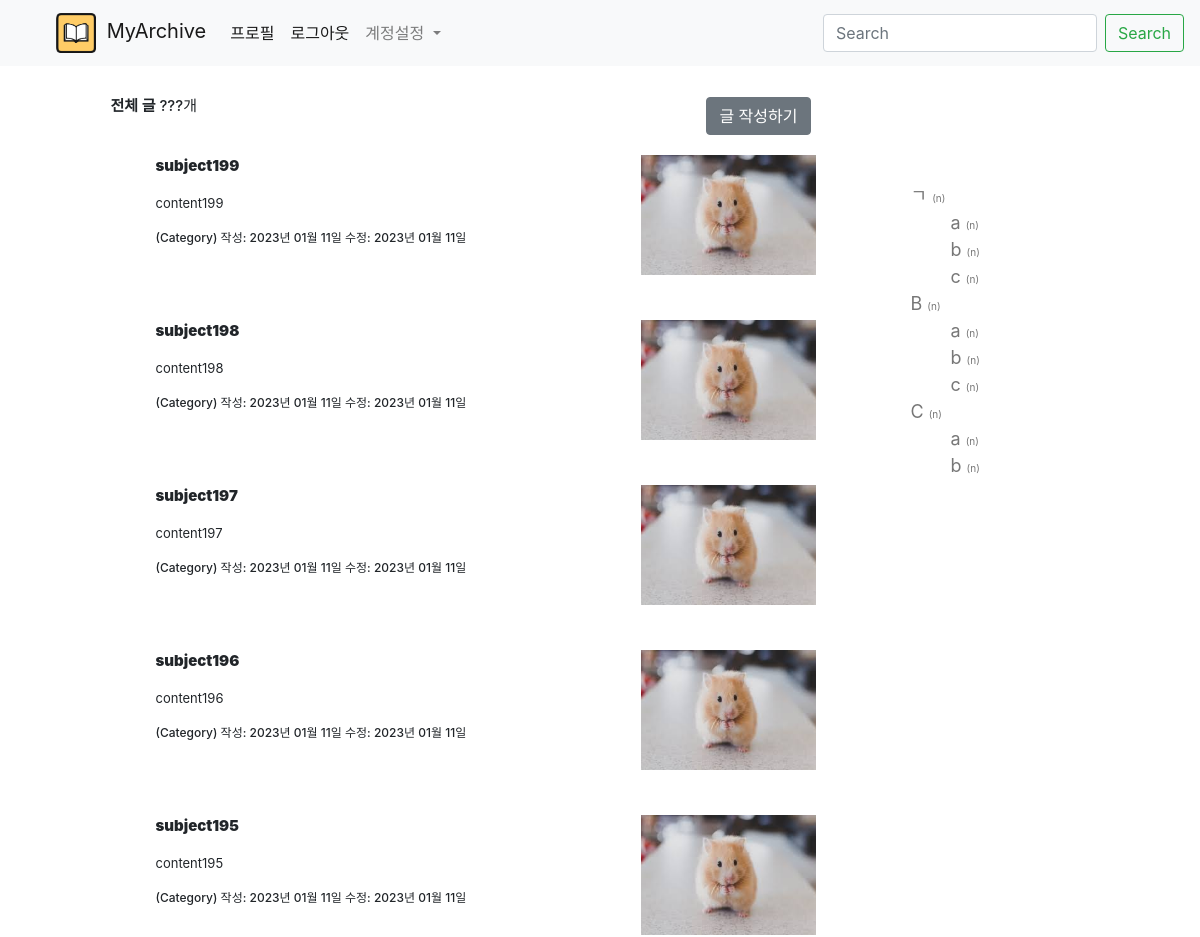
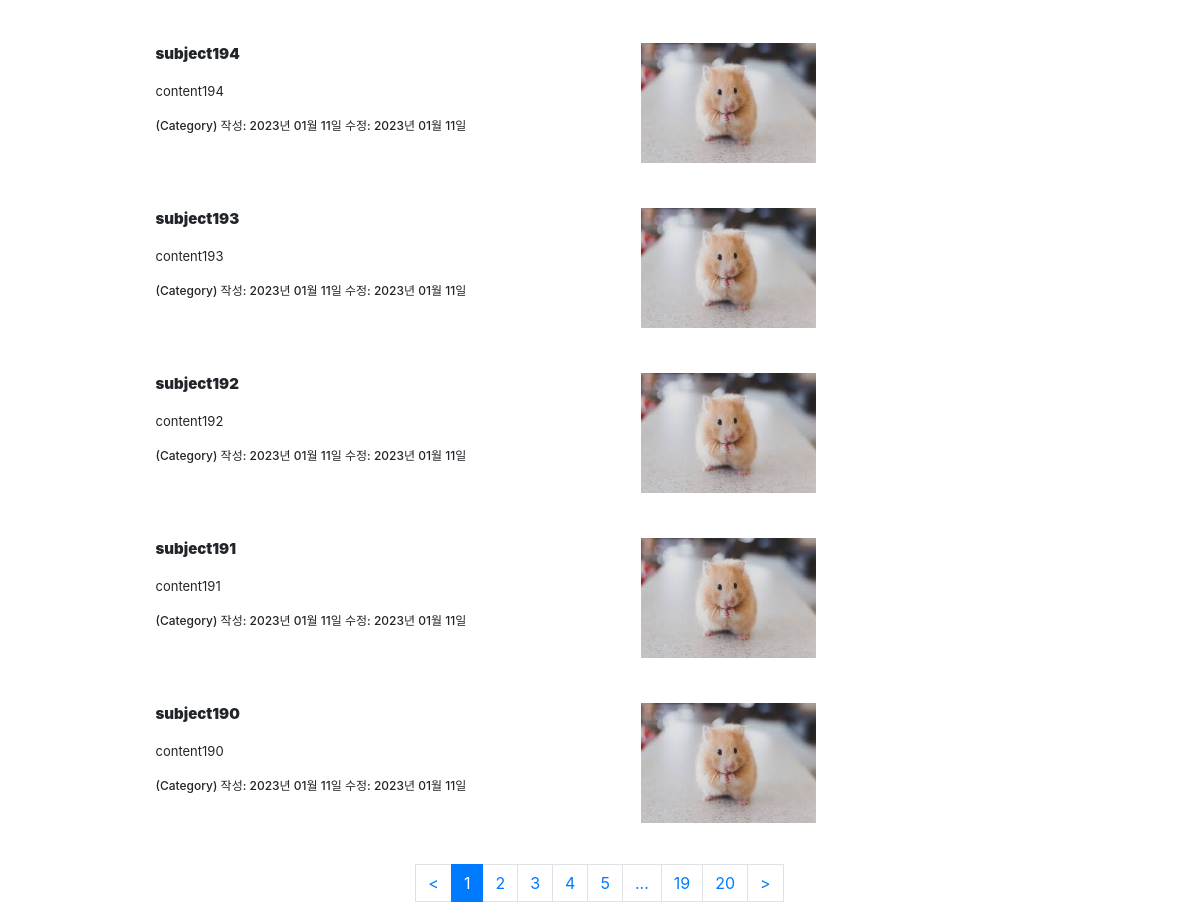
/mypage/1Q2w3e4r% (signed in), run on the app's committed database (2 pictures, top to bottom).
### app/models.py (models this page shows)
class Post(db.Model): #작성한 글
    id = db.Column(db.Integer, primary_key=True) #id
    subject = db.Column(db.String(200), nullable=False) #제목
    content = db.Column(db.Text(), nullable=False) #내용, Text형은 길이제한 x
    create_date = db.Column(db.DateTime(), nullable=False) #작성일
    modify_date = db.Column(db.DateTime(), nullable=True) #수정일
    user_id = db.Column(db.Integer, db.ForeignKey('user.id', ondelete='CASCADE'), nullable=False)
    user = db.relationship('User', backref=db.backref('post_set')) #작성자

### app/views/mypage_views.py (the view)
@bp.route('/<user_name>')
def homepage(user_name):
    page = request.args.get('page', type=int, default=1) #URL 에 page 값이 없으면 자동으로 1 적용
    post_list = Post.query.filter_by(user_id=g.user.id).order_by(Post.create_date.desc())
    post_list = post_list.paginate(page = page, per_page=10) #post_list 는 단순 Post 모델이 아니라 Pagination 객체가 된다
    username = User.query.filter_by(username=user_name).first().username
    return render_template('homepage.html', post_list=post_list)

### app/filter.py (called while the page is built)
def format_datetime(value, fmt="%Y년 %m월 %d일"):
    return value.strftime(fmt)

### app/views/login_views.py (called while the page is built)
@bp.before_app_request
def load_logged_in_user():
    user_id = session.get('user_id') #_login 함수에서 session[user_id] user.id (User 모델의 user.id, user.user_id가 아니다)
    if user_id is None:
        g.user = None
    else:
        g.user = User.query.get(user_id)

### app/templates/homepage.html (shortened to what this page needs)
{% extends 'base.html' %}
{% block content %}
{% include "navbar.html" %}
<div class="container my-3">
    <main class="main">
        <div class="area-main">
            <h2 class="article-category">
                <b>전체 글</b>
                <span>???개</span>
                {% if g.user %}
                <a href="{{ url_for('mypage.post_write') }}" class="btn btn-secondary" style="float:right">글 작성하기</a>
                {% endif %}
            </h2>
            {% if post_list %}
            {% for post in post_list.items %}
            <article class="article">
                <a href="{{ url_for('mypage.post_view', post_id=post.id) }}" class="article-img">
                    <img src="{{ url_for('static', filename='img/test_img1.jfif') }}">
                </a>
                <div class="article-content">
                    <a href="{{ url_for('mypage.post_view', post_id=post.id) }}" class="link-article">
                        <p class="title">
                            <b>{{ post.subject }}</b>
                        </p>
                        <p class="summary">
                            {{ post.content }}
                        </p>
                    </a>
                    <div class="box-meta">
                        <a href="#" class="link-category">(Category)</a>
                        <span class="date">작성: {{ post.create_date | datetime }}</span>
                        <span class="date">수정: {{ post.modify_date | datetime }}</span>
                    </div>
                </div>
            </article>
            {% endfor %}
            {% endif %}
        </div>
        <aside class="area-aside">
            <ul class="navbar-category">
                <li>
                    <a href="#">
                        ㄱ
                        <span class="cnt">(n)</span>
                    </a>
                    <ul>
                        <li>
                            <a href="#">
                                a
                                <span class="cnt">(n)</span>
                            </a>
                        </li>
                        <li>
                            <a href="#">
                                b
                                <span class="cnt">(n)</span>
                            </a>
                        </li>
                        <li>
                            <a href="#">
                                c
                                <span class="cnt">(n)</span>
                            </a>
                        </li>
                    </ul>
                </li>
                <li>
                    <a href="#">
                        B
                        <span class="cnt">(n)</span>
                    </a>
                    <ul>
                        <li>
                            <a href="#">
                                a
                                <span class="cnt">(n)</span>
                            </a>
                        </li>
                        <li>
                            <a href="#">
                                b
                                <span class="cnt">(n)</span>
                            </a>
                        </li>
                        <li>
                            <a href="#">
                                c
                                <span class="cnt">(n)</span>
                            </a>
                        </li>
                    </ul>
                </li>
                <li>
                    <a href="#">
                        C
                        <span class="cnt">(n)</span>
                    </a>
                    <ul>
                        <li>
                            <a href="#">
                                a
                                <span class="cnt">(n)</span>
                            </a>
                        </li>
                        <li>
                            <a href="#">
                                b
                                <span class="cnt">(n)</span>
                            </a>
                        </li>
                    </ul>
                </li>
            </ul>
        </aside>
        </div>
        <div class="area-pagination">
            <ul class="pagination justify-content-center">
                {% if post_list.has_prev %}
                <li>
                    <a class="page-link" href="?page={{ post_list.prev_num }}"> < </a>
                </li>
                {% else %}
                <li>
                    <a class="page-link" href="#"> < </a>
                </li>
                {% endif %}
                {% for page_num in post_list.iter_pages() %}
                    {% if page_num %}
                        {% if page_num != post_list.page %}
                        <li class="page-item">
                            <a class="page-link" href="?page={{ page_num }}">{{ page_num }}</a>
                        </li>
                        {% else %}
                        <li class="page-item active">
                            <a class="page-link" href="?page={{ page_num }}">{{ page_num }}</a>
                        </li>
                        {% endif %}
                    {% else %}
                        <li class="disabled">
                            <a class="page-link" href="#">...</a>
                        </li>
                    {% endif %}
                {% endfor %}
                {% if post_list.has_next %}
                <li>
                    <a class="page-link" href="?page={{ post_list.next_num }}"> > </a>
                </li>
                {% else %}
                <li>
                    <a class="page-link" href="#"> > </a>
                </li>
                {% endif %}
            </ul>
        </div>
{% endblock %}

### app/static/style.css (style rules this page uses)
a { text-decoration: none; color: inherit; }
.main { display: flex; width: 100%; margin: 0 5%; }
.area-main { float: left; width: 720px; padding: 0; }
.article-category { font-size: 15px; margin: 10px; padding: 5px 0px; }
.article { width: 100%; display: flex; flex-direction: row-reverse; padding: 20px 0; }
.article .article-img { position: relative; overflow: hidden; width: 180px; height: 120px; margin-bottom: 5px; padding-right: 5px; }
.article .article-img img { width: 100%; height: 100%; }
.article .article-content { display: inline-block; width: 480px; margin: 0 5px 0 0; padding: 0 15px 0 0; }
.article .article-content .title { display: block; line-clamp: 1; font-size: 15px; font-weight: 600; padding: 0px 0px; display: -webkit-box; overflow: hidden; -webkit-line-clamp: 1; -webkit-box-orient: vertical; }
.article .article-content .summary { display: block; line-clamp: 3; max-height: 80px; font-size: 13px; line-height: 1.5; display: -webkit-box; overflow: hidden; -webkit-line-clamp: 3; -webkit-box-orient: vertical; }
.article .box-meta { max-width: 480px; height: 30px; font-size: 12px; font-weight: 500; }
.area-aside { float: left; Width: 280px; margin-top: 100px; margin-left: 50px; }
.area-aside .navbar-category { vertical-align: middle; }
.area-aside .navbar-category li { list-style: none; font-size: 18px; color: #777; }
.area-aside .navbar-category .cnt { font-size: 10px; }

### data on the page
Post: subject "subject199", content "content199", create_date "2023년 01월 11일", modify_date "2023년 01월 11일"
Post: subject "subject198", content "content198", create_date "2023년 01월 11일", modify_date "2023년 01월 11일"
Post: subject "subject197", content "content197", create_date "2023년 01월 11일", modify_date "2023년 01월 11일"
Post: subject "subject196", content "content196", create_date "2023년 01월 11일", modify_date "2023년 01월 11일"
Post: subject "subject195", content "content195", create_date "2023년 01월 11일", modify_date "2023년 01월 11일"
Post: subject "subject194", content "content194", create_date "2023년 01월 11일", modify_date "2023년 01월 11일"
Post: subject "subject193", content "content193", create_date "2023년 01월 11일", modify_date "2023년 01월 11일"
Post: subject "subject192", content "content192", create_date "2023년 01월 11일", modify_date "2023년 01월 11일"
Post: subject "subject191", content "content191", create_date "2023년 01월 11일", modify_date "2023년 01월 11일"
Post: subject "subject190", content "content190", create_date "2023년 01월 11일", modify_date "2023년 01월 11일"

### other printed values
{{ page_num }} "1"
{{ page_num }} "2" "3" "4" "5" "19" "20"
